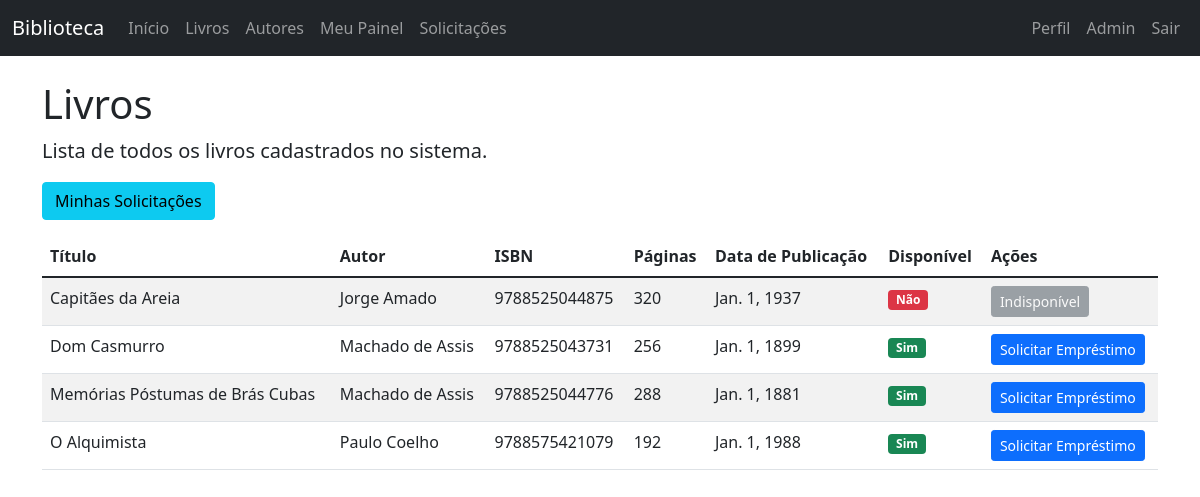
The app's page /books/ (signed in), older data.
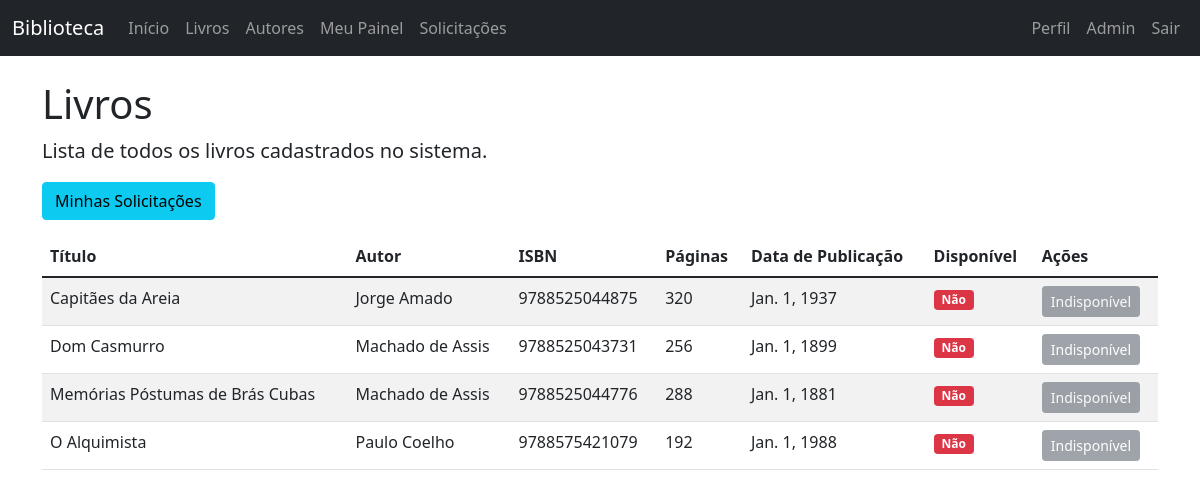
The same page, newer data.
### books/models.py (models this page shows, shortened)
class Book(models.Model):
    title = models.CharField(max_length=200)
    author = models.ForeignKey(Author, on_delete=models.CASCADE, related_name='books')
    isbn = models.CharField(max_length=13, unique=True)
    publication_date = models.DateField()
    pages = models.IntegerField()
    available = models.BooleanField(default=True)
    class Meta:
        ordering = ['title']

class Author(models.Model):
    first_name = models.CharField(max_length=100)
    last_name = models.CharField(max_length=100)
    birth_date = models.DateField(null=True, blank=True)
    def __str__(self):
        return f"{self.first_name} {self.last_name}"
    class Meta:
        ordering = ['last_name']

### books/views.py (the view)
# urls.py: path('books/', views.book_list, name='book_list'),
@login_required
def book_list(request):
    books = Book.objects.all()
    try:
        member = request.user.member
        is_librarian = member.is_librarian
    except Member.DoesNotExist:
        is_librarian = False
    return render(request, 'books/book_list.html', {
        'books': books,
        'is_librarian': is_librarian
    })

### books/models.py (called while the page is built)
    @property
    def is_librarian(self):
        return self.role == 'librarian' or self.role == 'admin'

### templates/books/book_list.html (shortened to what this page needs)
{% extends 'base.html' %}
{% block content %}
<div class="row">
    <div class="col-md-12">
        <h1>Livros</h1>
        <p class="lead">Lista de todos os livros cadastrados no sistema.</p>
        {% if user.is_authenticated %}
            <div class="mb-3">
                <a href="{% url 'request_list' %}" class="btn btn-info">Minhas Solicitações</a>
            </div>
        {% endif %}
        {% if books %}
            <div class="table-responsive">
                <table class="table table-striped table-hover">
                    <thead>
                        <tr>
                            <th>Título</th>
                            <th>Autor</th>
                            <th>ISBN</th>
                            <th>Páginas</th>
                            <th>Data de Publicação</th>
                            <th>Disponível</th>
                            {% if user.is_authenticated and not user.member.is_librarian %}
                                <th>Ações</th>
                            {% endif %}
                        </tr>
                    </thead>
                    <tbody>
                        {% for book in books %}
                            <tr>
                                <td>{{ book.title }}</td>
                                <td>{{ book.author }}</td>
                                <td>{{ book.isbn }}</td>
                                <td>{{ book.pages }}</td>
                                <td>{{ book.publication_date }}</td>
                                <td>
                                    {% if book.available %}
                                        <span class="badge bg-success">Sim</span>
                                    {% else %}
                                        <span class="badge bg-danger">Não</span>
                                    {% endif %}
                                </td>
                                {% if user.is_authenticated and not user.member.is_librarian %}
                                    <td>
                                        {% if book.available %}
                                            <a href="{% url 'request_book' book.id %}" class="btn btn-sm btn-primary">Solicitar Empréstimo</a>
                                        {% else %}
                                            <button class="btn btn-sm btn-secondary" disabled>Indisponível</button>
                                        {% endif %}
                                    </td>
                                {% endif %}
                            </tr>
                        {% endfor %}
                    </tbody>
                </table>
            </div>
        {% else %}
            <div class="alert alert-info">
                <p>Nenhum livro cadastrado ainda.</p>
            </div>
        {% endif %}
    </div>
</div>
{% endblock %}

Row changes from the older to the newer data that the page shows:
changed Book "Dom Casmurro": available "Sim Solicitar Empréstimo" → "Não Indisponível"
changed Book "Memórias Póstumas de Brás Cubas": available "Sim Solicitar Empréstimo" → "Não Indisponível"
changed Book "O Alquimista": available "Sim Solicitar Empréstimo" → "Não Indisponível"
